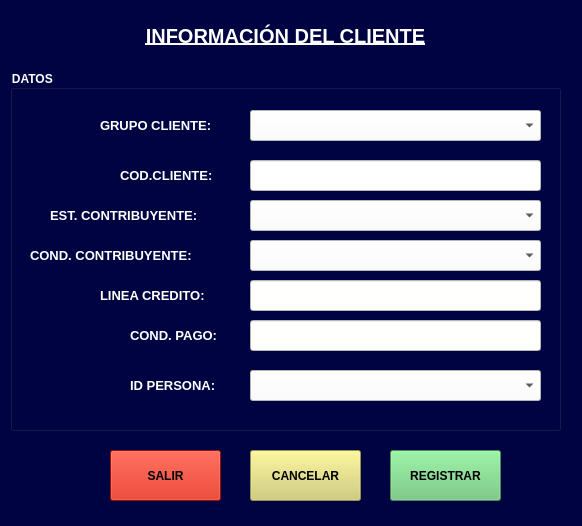
<?xml version="1.0" encoding="UTF-8"?>
<ui version="4.0">
 <class>frmcliente</class>
 <widget class="QMainWindow" name="frmcliente">
  <property name="geometry">
   <rect>
    <x>0</x>
    <y>0</y>
    <width>582</width>
    <height>526</height>
   </rect>
  </property>
  <property name="windowTitle">
   <string>Cliente</string>
  </property>
  <property name="styleSheet">
   <string notr="true">background-color: rgb(0, 3, 66);</string>
  </property>
  <widget class="QWidget" name="centralwidget">
   <widget class="QGroupBox" name="groupBox">
    <property name="geometry">
     <rect>
      <x>10</x>
      <y>70</y>
      <width>551</width>
      <height>361</height>
     </rect>
    </property>
    <property name="font">
     <font>
      <pointsize>9</pointsize>
      <weight>75</weight>
      <bold>true</bold>
     </font>
    </property>
    <property name="styleSheet">
     <string notr="true">color: rgb(255, 255, 254);</string>
    </property>
    <property name="title">
     <string>DATOS </string>
    </property>
    <widget class="QLabel" name="label_2">
     <property name="geometry">
      <rect>
       <x>110</x>
       <y>90</y>
       <width>131</width>
       <height>31</height>
      </rect>
     </property>
     <property name="font">
      <font>
       <pointsize>10</pointsize>
       <weight>75</weight>
       <bold>true</bold>
      </font>
     </property>
     <property name="text">
      <string>COD.CLIENTE:</string>
     </property>
    </widget>
    <widget class="QLabel" name="label_3">
     <property name="geometry">
      <rect>
       <x>40</x>
       <y>130</y>
       <width>201</width>
       <height>31</height>
      </rect>
     </property>
     <property name="font">
      <font>
       <pointsize>10</pointsize>
       <weight>75</weight>
       <bold>true</bold>
      </font>
     </property>
     <property name="text">
      <string>EST. CONTRIBUYENTE:</string>
     </property>
    </widget>
    <widget class="QLabel" name="label_4">
     <property name="geometry">
      <rect>
       <x>20</x>
       <y>170</y>
       <width>221</width>
       <height>31</height>
      </rect>
     </property>
     <property name="font">
      <font>
       <pointsize>10</pointsize>
       <weight>75</weight>
       <bold>true</bold>
      </font>
     </property>
     <property name="text">
      <string>COND. CONTRIBUYENTE:</string>
     </property>
    </widget>
    <widget class="QLabel" name="label_5">
     <property name="geometry">
      <rect>
       <x>120</x>
       <y>250</y>
       <width>121</width>
       <height>31</height>
      </rect>
     </property>
     <property name="font">
      <font>
       <pointsize>10</pointsize>
       <weight>75</weight>
       <bold>true</bold>
      </font>
     </property>
     <property name="text">
      <string>COND. PAGO:</string>
     </property>
    </widget>
    <widget class="QLabel" name="label_7">
     <property name="geometry">
      <rect>
       <x>90</x>
       <y>210</y>
       <width>151</width>
       <height>31</height>
      </rect>
     </property>
     <property name="font">
      <font>
       <pointsize>10</pointsize>
       <weight>75</weight>
       <bold>true</bold>
      </font>
     </property>
     <property name="text">
      <string>LINEA CREDITO:</string>
     </property>
    </widget>
    <widget class="QLineEdit" name="txtcodcliente">
     <property name="geometry">
      <rect>
       <x>240</x>
       <y>90</y>
       <width>291</width>
       <height>31</height>
      </rect>
     </property>
     <property name="styleSheet">
      <string notr="true">background-color: rgb(255, 255, 255);
color: rgb(0, 0, 0);</string>
     </property>
    </widget>
    <widget class="QLineEdit" name="txtlineacredito">
     <property name="geometry">
      <rect>
       <x>240</x>
       <y>210</y>
       <width>291</width>
       <height>31</height>
      </rect>
     </property>
     <property name="styleSheet">
      <string notr="true">background-color: rgb(255, 255, 254);
color: rgb(0, 0, 0);</string>
     </property>
    </widget>
    <widget class="QLabel" name="label_8">
     <property name="geometry">
      <rect>
       <x>120</x>
       <y>300</y>
       <width>121</width>
       <height>31</height>
      </rect>
     </property>
     <property name="font">
      <font>
       <pointsize>10</pointsize>
       <weight>75</weight>
       <bold>true</bold>
      </font>
     </property>
     <property name="text">
      <string>ID PERSONA:</string>
     </property>
    </widget>
    <widget class="QLabel" name="label_14">
     <property name="geometry">
      <rect>
       <x>90</x>
       <y>40</y>
       <width>151</width>
       <height>31</height>
      </rect>
     </property>
     <property name="font">
      <font>
       <pointsize>10</pointsize>
       <weight>75</weight>
       <bold>true</bold>
      </font>
     </property>
     <property name="text">
      <string>GRUPO CLIENTE:</string>
     </property>
    </widget>
    <widget class="QComboBox" name="cbogrupocliente">
     <property name="geometry">
      <rect>
       <x>240</x>
       <y>40</y>
       <width>291</width>
       <height>31</height>
      </rect>
     </property>
     <property name="styleSheet">
      <string notr="true">background-color: rgb(255, 255, 254);
color: rgb(0, 0, 0);</string>
     </property>
    </widget>
    <widget class="QComboBox" name="cboestcontribuyente">
     <property name="geometry">
      <rect>
       <x>240</x>
       <y>130</y>
       <width>291</width>
       <height>31</height>
      </rect>
     </property>
     <property name="styleSheet">
      <string notr="true">background-color: rgb(255, 255, 254);
color: rgb(0, 0, 0);</string>
     </property>
    </widget>
    <widget class="QComboBox" name="cbocondcontribuyente">
     <property name="geometry">
      <rect>
       <x>240</x>
       <y>170</y>
       <width>291</width>
       <height>31</height>
      </rect>
     </property>
     <property name="styleSheet">
      <string notr="true">background-color: rgb(255, 255, 254);
color: rgb(0, 0, 0);</string>
     </property>
    </widget>
    <widget class="QLineEdit" name="txtcondpago">
     <property name="geometry">
      <rect>
       <x>240</x>
       <y>250</y>
       <width>291</width>
       <height>31</height>
      </rect>
     </property>
     <property name="styleSheet">
      <string notr="true">background-color: rgb(255, 255, 254);
color: rgb(0, 0, 0);</string>
     </property>
    </widget>
    <widget class="QComboBox" name="cboidpersona">
     <property name="geometry">
      <rect>
       <x>240</x>
       <y>300</y>
       <width>291</width>
       <height>31</height>
      </rect>
     </property>
     <property name="styleSheet">
      <string notr="true">background-color: rgb(255, 255, 254);
color: rgb(0, 0, 0);</string>
     </property>
    </widget>
   </widget>
   <widget class="QLabel" name="label">
    <property name="geometry">
     <rect>
      <x>70</x>
      <y>20</y>
      <width>431</width>
      <height>31</height>
     </rect>
    </property>
    <property name="font">
     <font>
      <pointsize>15</pointsize>
      <weight>75</weight>
      <italic>false</italic>
      <bold>true</bold>
      <underline>true</underline>
      <strikeout>false</strikeout>
     </font>
    </property>
    <property name="styleSheet">
     <string notr="true">color: rgb(255, 255, 254);</string>
    </property>
    <property name="text">
     <string>INFORMACIÓN DEL CLIENTE</string>
    </property>
    <property name="alignment">
     <set>Qt::AlignCenter</set>
    </property>
   </widget>
   <widget class="QPushButton" name="btncancelar">
    <property name="geometry">
     <rect>
      <x>250</x>
      <y>450</y>
      <width>111</width>
      <height>51</height>
     </rect>
    </property>
    <property name="font">
     <font>
      <pointsize>9</pointsize>
      <weight>75</weight>
      <bold>true</bold>
     </font>
    </property>
    <property name="styleSheet">
     <string notr="true">background-color: rgb(209, 205, 106);</string>
    </property>
    <property name="text">
     <string>CANCELAR</string>
    </property>
    <property name="checkable">
     <bool>false</bool>
    </property>
    <property name="autoRepeat">
     <bool>false</bool>
    </property>
    <property name="autoExclusive">
     <bool>false</bool>
    </property>
    <property name="autoDefault">
     <bool>false</bool>
    </property>
    <property name="default">
     <bool>false</bool>
    </property>
    <property name="flat">
     <bool>false</bool>
    </property>
   </widget>
   <widget class="QPushButton" name="btnregistrar">
    <property name="geometry">
     <rect>
      <x>390</x>
      <y>450</y>
      <width>111</width>
      <height>51</height>
     </rect>
    </property>
    <property name="font">
     <font>
      <pointsize>9</pointsize>
      <weight>75</weight>
      <italic>false</italic>
      <bold>true</bold>
      <underline>false</underline>
      <strikeout>false</strikeout>
     </font>
    </property>
    <property name="styleSheet">
     <string notr="true">background-color: rgb(102, 195, 115);</string>
    </property>
    <property name="text">
     <string>REGISTRAR</string>
    </property>
   </widget>
   <widget class="QPushButton" name="btnsalir">
    <property name="geometry">
     <rect>
      <x>110</x>
      <y>450</y>
      <width>111</width>
      <height>51</height>
     </rect>
    </property>
    <property name="font">
     <font>
      <pointsize>9</pointsize>
      <weight>75</weight>
      <bold>true</bold>
     </font>
    </property>
    <property name="styleSheet">
     <string notr="true">background-color: rgb(209, 23, 1);</string>
    </property>
    <property name="text">
     <string>SALIR</string>
    </property>
    <property name="checkable">
     <bool>false</bool>
    </property>
    <property name="autoRepeat">
     <bool>false</bool>
    </property>
    <property name="autoExclusive">
     <bool>false</bool>
    </property>
    <property name="autoDefault">
     <bool>false</bool>
    </property>
    <property name="default">
     <bool>false</bool>
    </property>
    <property name="flat">
     <bool>false</bool>
    </property>
   </widget>
  </widget>
 </widget>
 <resources/>
 <connections/>
</ui>
